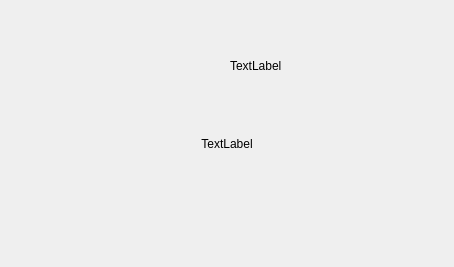
<?xml version="1.0" encoding="UTF-8"?>
<ui version="4.0">
 <class>Form</class>
 <widget class="QWidget" name="Form">
  <property name="geometry">
   <rect>
    <x>0</x>
    <y>0</y>
    <width>454</width>
    <height>267</height>
   </rect>
  </property>
  <property name="windowTitle">
   <string>Form</string>
  </property>
  <layout class="QVBoxLayout" name="verticalLayout">
   <property name="leftMargin">
    <number>0</number>
   </property>
   <property name="topMargin">
    <number>0</number>
   </property>
   <property name="rightMargin">
    <number>0</number>
   </property>
   <property name="bottomMargin">
    <number>0</number>
   </property>
   <item>
    <layout class="QHBoxLayout" name="horizontalLayout">
     <property name="leftMargin">
      <number>0</number>
     </property>
     <property name="topMargin">
      <number>0</number>
     </property>
     <property name="rightMargin">
      <number>0</number>
     </property>
     <property name="bottomMargin">
      <number>0</number>
     </property>
     <item>
      <widget class="QScale" name="scale">
      </widget>
     </item>
     <item>
      <widget class="QLabel" name="units">
       <property name="text">
        <string>TextLabel</string>
       </property>
      </widget>
     </item>
    </layout>
   </item>
   <item>
    <widget class="QLabel" name="label">
     <property name="text">
      <string>TextLabel</string>
     </property>
     <property name="alignment">
      <set>Qt::AlignHCenter|Qt::AlignTop</set>
     </property>
    </widget>
   </item>
  </layout>
 </widget>
 <customwidgets>
  <customwidget>
   <class>QScale</class>
   <extends>QWidget</extends>
   <header>epyq.qscale</header>
  </customwidget>
 </customwidgets>
 <resources/>
 <connections/>
</ui>
